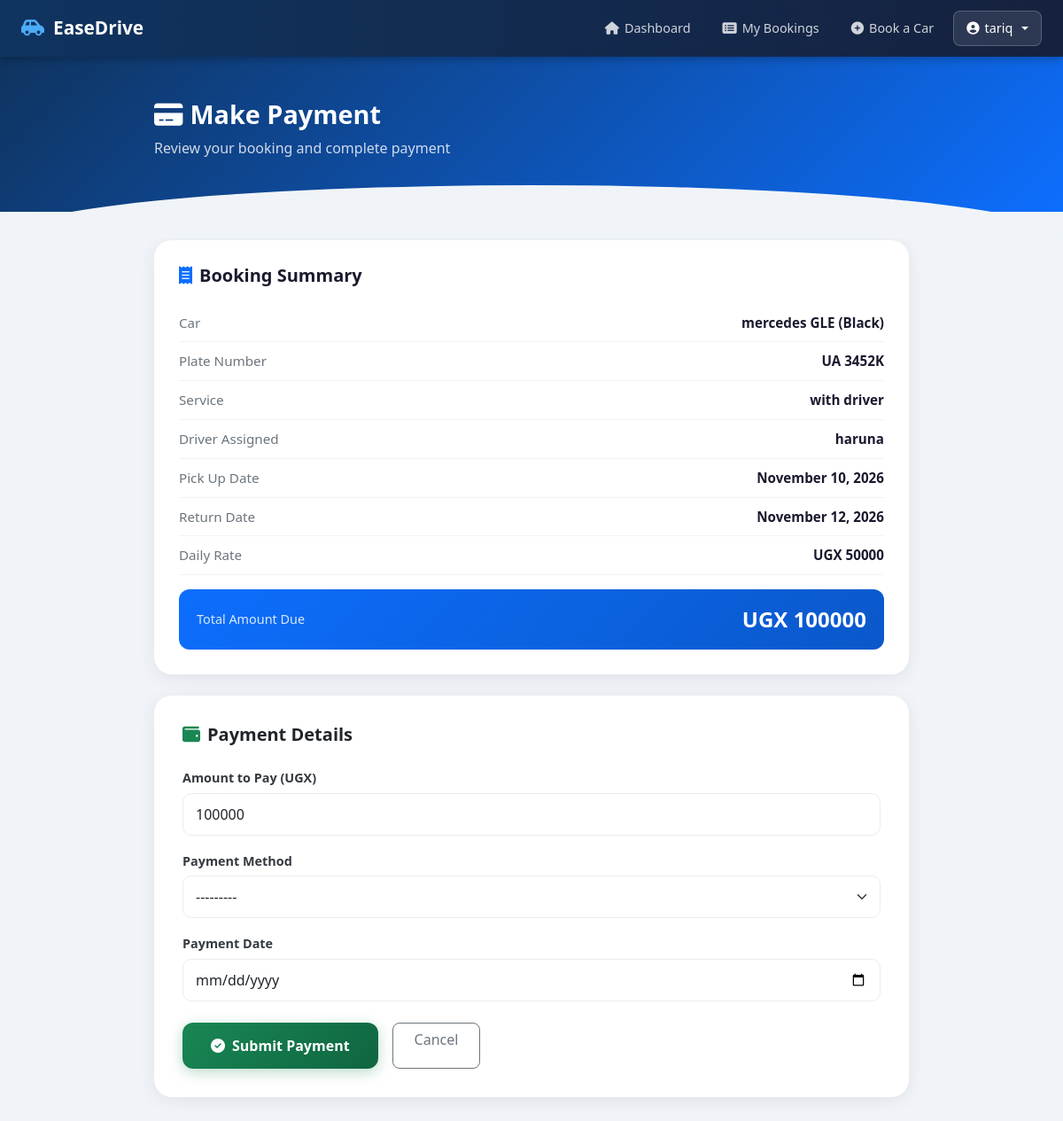
The app's page /customer/pay/2/ (signed in) with its own data.
### carapplication/models.py (models this page shows, shortened)
class Hiring(models.Model):
    hiring_status = [("confirmed","confirmed"),("pending","pending")]
    customer = models.ForeignKey(Customer,on_delete=models.CASCADE)
    car = models.ForeignKey(Car,on_delete=models.CASCADE)
    service = models.ForeignKey(Service,on_delete=models.CASCADE)
    driver = models.ForeignKey(Driver,on_delete=models.SET_NULL, null=True, blank=True)
    pick_up_date = models.DateField(null=True)
    return_date = models.DateField(null=True)
    status = models.CharField(choices=hiring_status)

class Car(models.Model):
    car_model = models.CharField(max_length=20, null=True)
    color = models.CharField(max_length=10)
    number_plate = models.CharField(max_length=8)
    status = models.CharField(choices=status)
    rental_rate = models.IntegerField()
    image = models.ImageField(upload_to='cars/', null=True, blank=True)

class Service(models.Model):
    choose = [('with driver','Given a driver'),('self driving','self driving')]
    name = models.CharField(choices=choose,verbose_name="service_name")
    description = models.CharField(max_length=180)
    cost = models.IntegerField()

class Driver(models.Model):
    name = models.CharField(max_length=30, verbose_name="driver name")
    gender = models.CharField(choices=GENDER_OPTIONS)
    contact = models.CharField(max_length=10)
    Date_of_birth = models.DateField(verbose_name="Date of Birth")
    driver_license = models.CharField(max_length=8, null=True)
    salary = models.IntegerField()
    @property
    def date_of_birth(self):
        return self.Date_of_birth

### carapplication/views.py (the view)
# urls.py: path('customer/pay/<int:hiring_id>/', customer_pay_view, name='customer_pay'),
@customer_required
def customer_pay_view(request, hiring_id):
    hiring = get_object_or_404(Hiring, id=hiring_id)
    customer = get_customer_for_user(request.user)
    if hiring.customer != customer:
        return redirect('my_bookings')
    total_amount = 0
    if hiring.pick_up_date and hiring.return_date:
        delta = (hiring.return_date - hiring.pick_up_date).days
        if delta > 0:
            total_amount = delta * hiring.car.rental_rate
    message = ''
    if request.method == 'POST':
        form = CustomerPaymentForm(request.POST)
        if form.is_valid():
            payment = form.save(commit=False)
            payment.hiring = hiring
            payment.status = 'pending'
            payment.save()
            return redirect('my_bookings')
    else:
        form = CustomerPaymentForm(initial={'amount_paid': total_amount})
    context = {
        'hiring': hiring,
        'total_amount': total_amount,
        'form': form,
        'msg': message,
    }
    return render(request, 'customer_pay.html', context)

### carapplication/forms.py
class CustomerPaymentForm(forms.ModelForm):
    class Meta:
        model = Payment
        fields = ['amount_paid', 'methods', 'payment_date']
        widgets = {
            'amount_paid': forms.NumberInput(attrs={'class': 'form-control'}),
            'methods': forms.Select(attrs={'class': 'form-select'}),
            'payment_date': forms.DateInput(attrs={'class': 'form-control', 'type': 'date'}),
        }

### carapplication/views.py (called while the page is built, shortened)
def customer_required(view_func):
    @wraps(view_func)
    def _wrapped_view(request, *args, **kwargs):
        if not request.user.is_authenticated:
            return redirect('login_page')
        if not hasattr(request.user, 'profile') or request.user.profile.role != 'customer':
            return redirect('index_page')
        return view_func(request, *args, **kwargs)
    return _wrapped_view

def get_customer_for_user(user):
    try:
        if hasattr(user, 'customer_profile') and user.customer_profile:
            return user.customer_profile
    except Exception:
        pass

### carapplication/templates/customer_pay.html (shortened to what this page needs)
<!DOCTYPE html>
<html lang="en">
<head>
  <link href="https://cdn.jsdelivr.net/npm/bootstrap@5.3.0/dist/css/bootstrap.min.css" rel="stylesheet" />
  <link href="https://cdnjs.cloudflare.com/ajax/libs/font-awesome/6.4.0/css/all.min.css" rel="stylesheet" />
</head>
<body>
  <nav class="dash-nav">
    <a href="{% url 'index_page' %}" class="brand">
      <i class="fas fa-car-side"></i> EaseDrive
    </a>
    <ul class="nav-links">
      <li><a href="{% url 'customer_dashboard' %}"><i class="fas fa-home"></i> Dashboard</a></li>
      <li><a href="{% url 'my_bookings' %}"><i class="fas fa-list-alt"></i> My Bookings</a></li>
      <li><a href="{% url 'customer_book' %}"><i class="fas fa-plus-circle"></i> Book a Car</a></li>
      <li>
        <div class="dropdown">
          <button class="user-btn dropdown-toggle" data-bs-toggle="dropdown">
            <i class="fas fa-user-circle"></i> {{ request.user.username }}
          </button>
        </div>
      </li>
    </ul>
  </nav>
  <div class="page-header">
    <div style="max-width:900px; margin:0 auto; padding:0 24px;">
      <h2><i class="fas fa-credit-card me-2"></i>Make Payment</h2>
      <p>Review your booking and complete payment</p>
    </div>
  </div>
  <div class="main-content">
    <div class="summary-card">
      <h5><i class="fas fa-receipt text-primary me-2"></i>Booking Summary</h5>
      <div class="summary-row">
        <span class="label">Car</span>
        <span class="value">{{ hiring.car.car_model }} ({{ hiring.car.color }})</span>
      </div>
      <div class="summary-row">
        <span class="label">Plate Number</span>
        <span class="value">{{ hiring.car.number_plate }}</span>
      </div>
      <div class="summary-row">
        <span class="label">Service</span>
        <span class="value">{{ hiring.service.name }}</span>
      </div>
      <div class="summary-row">
        <span class="label">Driver Assigned</span>
        <span class="value">{% if hiring.driver %}{{ hiring.driver.name }}{% else %}To be assigned{% endif %}</span>
      </div>
      <div class="summary-row">
        <span class="label">Pick Up Date</span>
        <span class="value">{{ hiring.pick_up_date|date:"F d, Y" }}</span>
      </div>
      <div class="summary-row">
        <span class="label">Return Date</span>
        <span class="value">{{ hiring.return_date|date:"F d, Y" }}</span>
      </div>
      <div class="summary-row">
        <span class="label">Daily Rate</span>
        <span class="value">UGX {{ hiring.car.rental_rate|floatformat:0 }}</span>
      </div>
      <div class="summary-total">
        <span class="label">Total Amount Due</span>
        <span class="amount">UGX {{ total_amount|floatformat:0 }}</span>
      </div>
    </div>
    <div class="payment-form-card">
      <h5 class="fw-bold mb-4"><i class="fas fa-wallet text-success me-2"></i>Payment Details</h5>
      <form method="POST" action="{% url 'customer_pay' hiring.id %}">
        <div class="mb-3">
          <label for="{{ form.amount_paid.id_for_label }}">Amount to Pay (UGX)</label>
          {{ form.amount_paid }}
        </div>
        <div class="mb-3">
          <label for="{{ form.methods.id_for_label }}">Payment Method</label>
          {{ form.methods }}
        </div>
        <div class="mb-4">
          <label for="{{ form.payment_date.id_for_label }}">Payment Date</label>
          {{ form.payment_date }}
        </div>
        <div class="d-flex gap-3">
          <button type="submit" class="btn-pay-submit">
            <i class="fas fa-check-circle me-2"></i>Submit Payment
          </button>
          <a href="{% url 'my_bookings' %}" class="btn btn-outline-secondary rounded-3 px-4">Cancel</a>
        </div>
      </form>
    </div>
  </div>
</body>
</html>

### carapplication/templates/customer_pay.html (style rules this page uses)
* { box-sizing: border-box; }
body { font-family: 'Segoe UI', Tahoma, Geneva, Verdana, sans-serif; background: #f0f4f8; min-height: 100vh; margin: 0; }
.dash-nav { background: linear-gradient(90deg, #0f3460, #16213e); padding: 0 24px; display: flex; align-items: center; justify-content: space-between; height: 64px; position: sticky; top: 0; z-index: 999; box-shadow: 0 2px 10px rgba(0,0,0,0.3); }
.dash-nav .brand { color: white; font-size: 1.3rem; font-weight: 700; text-decoration: none; display: flex; align-items: center; gap: 10px; }
.dash-nav .brand i { color: #4dabf7; }
.dash-nav .nav-links { display: flex; align-items: center; gap: 8px; list-style: none; margin: 0; padding: 0; }
.dash-nav .nav-links a { color: rgba(255,255,255,0.8); text-decoration: none; padding: 8px 14px; border-radius: 8px; font-size: 0.9rem; transition: all 0.2s; display: flex; align-items: center; gap: 6px; }
.dash-nav .user-btn { background: rgba(255,255,255,0.1); border: 1px solid rgba(255,255,255,0.2); color: white; border-radius: 8px; padding: 8px 14px; font-size: 0.9rem; cursor: pointer; display: flex; align-items: center; gap: 6px; }
.page-header { background: linear-gradient(135deg, #0f3460, #0d6efd); color: white; padding: 48px 24px 60px; position: relative; }
.page-header::after { content: ''; position: absolute; bottom: -30px; left: 0; right: 0; height: 60px; background: #f0f4f8; border-radius: 50% 50% 0 0 / 100% 100% 0 0; }
.page-header h2 { font-size: 1.8rem; font-weight: 700; margin-bottom: 8px; }
.page-header p { opacity: 0.8; margin: 0; }
.main-content { max-width: 900px; margin: 0 auto; padding: 32px 24px 60px; }
.summary-card { background: white; border-radius: 20px; padding: 28px; box-shadow: 0 4px 20px rgba(0,0,0,0.07); margin-bottom: 24px; }
.summary-card h5 { font-weight: 700; margin-bottom: 20px; color: #1a1a2e; }
.summary-row { display: flex; justify-content: space-between; padding: 10px 0; border-bottom: 1px solid #f1f3f5; font-size: 0.95rem; }
.summary-row .label { color: #6c757d; }
.summary-row .value { font-weight: 600; color: #1a1a2e; }
.summary-total { background: linear-gradient(135deg, #0d6efd, #0a58ca); border-radius: 12px; padding: 16px 20px; margin-top: 16px; display: flex; justify-content: space-between; align-items: center; color: white; }
.summary-total .label { font-size: 0.9rem; opacity: 0.85; }
.summary-total .amount { font-size: 1.5rem; font-weight: 800; }
.payment-form-card { background: white; border-radius: 20px; padding: 32px; box-shadow: 0 4px 20px rgba(0,0,0,0.07); }
.payment-form-card label { font-weight: 600; color: #343a40; margin-bottom: 6px; font-size: 0.9rem; }
.form-control, .form-select { border-radius: 10px; padding: 11px 14px; border: 1.5px solid #e9ecef; transition: border-color 0.2s; }
.btn-pay-submit { background: linear-gradient(135deg, #198754, #0f6540); border: none; border-radius: 12px; color: white; font-weight: 700; padding: 14px 32px; font-size: 1rem; transition: all 0.2s; box-shadow: 0 4px 15px rgba(25,135,84,0.3); }

### records on screen
Hiring: car.car_model "mercedes GLE", car.color "Black", car.number_plate "UA 3452K", service.name "with driver", driver.name "haruna", pick_up_date "November 10, 2026", return_date "November 12, 2026", car.rental_rate "50000"

### other values on screen
{{ request.user.username }} "tariq"
{{ total_amount|floatformat:0 }} "100000"
